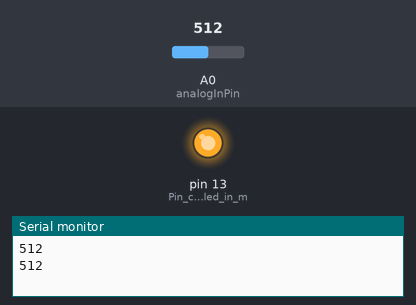
This sketch was run on a simulated Arduino Uno, built with avr-gcc and run on an emulated ATmega328P. On the bench: output pins drawn as LEDs (lit = HIGH), the last lines printed to the serial monitor. The test bench sets the inputs (shaded band); at power-on: A0 (analogInPin) = 512.

Above: at 1.8 s.
1.9 s: A0 (analogInPin) set to 543
3.4 s: A0 (analogInPin) set to 561
At 4.7 s:
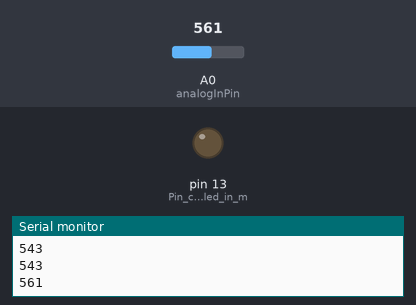
5.5 s: A0 (analogInPin) set to 540
At 6.3 s:
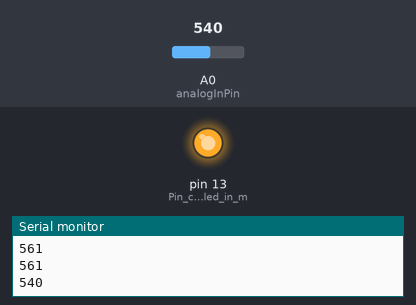
7.5 s: A0 (analogInPin) set to 560
At 9.0 s:
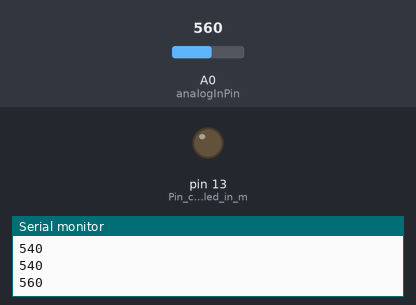
Timing chart, 0 to 10.5 s (numbered marks = the images above; inputs shaded):
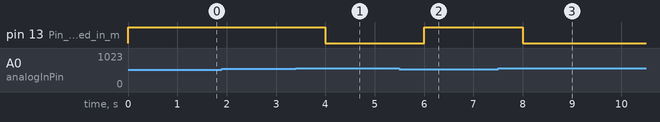

Measured:
- the behaviour switches between 550 and 551 on A0 (analogInPin) (found by bisection; images 0 and 1)
- after the input at 3.4 s, pin 13 (Pin_collegato_al_led_in_m): HIGH → LOW after 0.60 s
- after the input at 5.5 s, pin 13 (Pin_collegato_al_led_in_m): LOW → HIGH after 0.50 s
- after the input at 7.5 s, pin 13 (Pin_collegato_al_led_in_m): HIGH → LOW after 0.50 s

The sketch:

arduinoTpsit.ino
```cpp
char input_connection;
long i = 0;
int analogInPin = A0;
int sensorValue = 0;


// put your setup code here, to run once:
void setup() {
  Serial.begin(9600);
  pinMode(analogInPin, INPUT); // Pin 'A0' in modalità 'INPUT'

  pinMode(13, OUTPUT); // Pin collegato al led in modalità 'OUTPUT'

}

// put your main code here, to run repeatedly:
void loop() {
  sensorValue = analogRead(analogInPin);
  Serial.println(sensorValue);
  if(sensorValue > 550) {  // se il valore del sensore è maggiore di 550 il led resta spento
    digitalWrite(13, LOW);  // il LED si spegne
  }
  else {
    digitalWrite(13, HIGH); // se è minore di 550 il led si accende
  }
  delay(1000);
}
```
